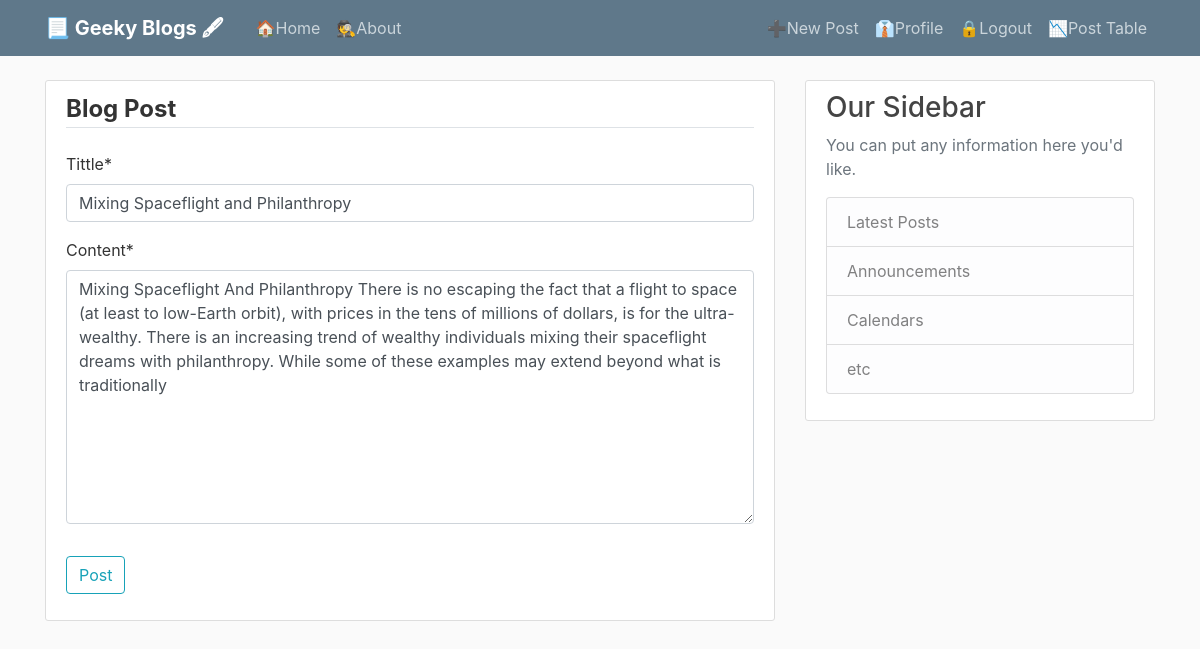
Screenshot of /post/14/update/ (signed in) with the database file from the repository.
### blog/models.py (models this page shows, shortened)
class Post(models.Model):
	Tittle = models.CharField( max_length = 100 )
	Content = models.TextField()
	Date_posted = models.DateTimeField( default = timezone.now )
	Author = models.ForeignKey( User, on_delete = models.CASCADE )

### blog/views.py (the view, shortened to what this page needs)
# urls.py: path('post/<int:pk>/update/', PostUpdateView.as_view(), name='post-update'),
class PostUpdateView(LoginRequiredMixin, UserPassesTestMixin, UpdateView):
	model = Post
	fields = ['Tittle', 'Content']
	def test_func(self):
		post = self.get_object()
		if self.request.user == post.Author:
			return True
		return False

### blog/Templates/blog/post_form.html (shortened to what this page needs)
{% extends "blog/base.html" %}
{% load crispy_forms_tags %}
{% block content %}
	<div class="content-section">
		<form method="POST">
			<fieldset class="form-group">
				<legend class= "border-bottom mb-4"><b>Blog Post</b></legend>
				{{ form|crispy }}
			</fieldset>
			<div class="form-group">
				<button class="btn btn-outline-info" type="submit">Post</button>
			</div>
		</form>
	</div>
{% endblock content %}

### blog/static/blog/main.css (style rules this page uses)
body { background: #fafafa; color: #333333; margin-top: 5rem; }
.content-section { background: #ffffff; padding: 10px 20px; border: 1px solid #dddddd; border-radius: 3px; margin-bottom: 20px; }

### rows the page displays
Post: Tittle "Mixing Spaceflight and Philanthropy", Content "Mixing Spaceflight And Philanthropy There is no escaping the fact that a flight to space (at least to low-Earth orbit), with prices in the tens of millions of dollars, is for the ultra-wealthy. There is an increasing trend of wealthy individuals mixing their spaceflight dreams with philanthropy. While some of these examples may extend beyond what is traditionally"
